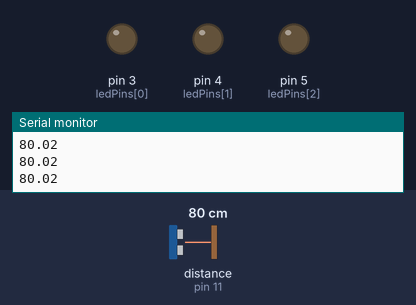
Bench run of a sketch on a simulated Arduino Uno, built with avr-gcc and run on an emulated ATmega328P. On the bench: output pins drawn as LEDs (lit = HIGH), the last lines printed to the serial monitor. Wiring (inferred from the names in the program): ultrasonic range finder: trigger pin 10; echo pin 11. Inputs (shaded band) come from the test bench; at power-on: distance to the obstacle (sensor on pin 11) 80 cm. The echo pulse lasts 58.3 µs per cm; pins used as bus, display or sensor lines are not drawn.

Above: at 1.3 s.
1.4 s: distance to the obstacle (sensor on pin 11) set to 65 cm
2.9 s: distance to the obstacle (sensor on pin 11) set to 57 cm
At 3.7 s:
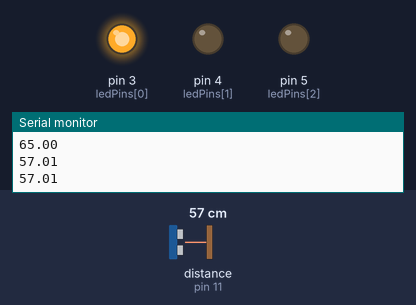
4.5 s: distance to the obstacle (sensor on pin 11) set to 44 cm
6.0 s: distance to the obstacle (sensor on pin 11) set to 37 cm
At 6.9 s:
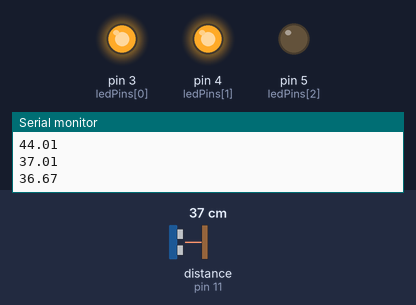
7.5 s: distance to the obstacle (sensor on pin 11) set to 22 cm
9.0 s: distance to the obstacle (sensor on pin 11) set to 19 cm
At 9.7 s:
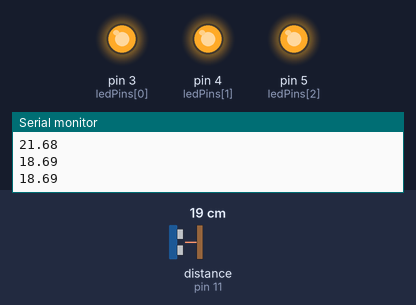
Timing chart, 0 to 11.5 s (numbered marks = the images above; inputs shaded):
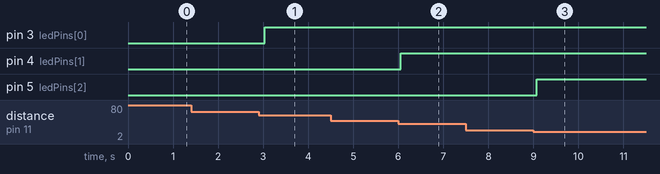

The sketch:

UseCalculateDistance.ino
```cpp
// Variables
int ledPins[] = {3, 4, 5};
int trigPin = 10, ecoPin = 11;

void setup() {
  // Serial Begin
  Serial.begin(9600);

  // Set pin modes
  pinMode(ecoPin, INPUT);
  pinMode(trigPin, OUTPUT);
  for(int i=0;i<3; i++){ pinMode(ledPins[i], OUTPUT); }
}

void loop() {
  // Clear TRIGPIN
  digitalWrite(trigPin, LOW);

  // Wait "2" microseconds
  delayMicroseconds(2);

  // Send Signal
  digitalWrite(trigPin, HIGH);

  // Wait "10" microseconds
  delayMicroseconds(10);

  // Clear Trig Pin
  digitalWrite(trigPin, LOW);

  // Calculate duration
  long duration = pulseIn(ecoPin, HIGH);

  // Calculate "cm"
  float cm = duration / 2 / 29.154;

  // Serial Println
if(cm <= 20)
  {
    openLight(0);
    openLight(1);
    openLight(2);
  }
  else if(cm <= 40)
  {
    openLight(0);
    openLight(1);
  }
  else if(cm <= 60)
  {
    openLight(0);
  }
  else
  {
    closeAllLed();
  }

  Serial.println(cm);

  // Delay
  delay(500);
}

void openLight(int index){
  digitalWrite(ledPins[index], HIGH);
}

void closeAllLed(){
  for(int i=0;i<3; i++){ digitalWrite(ledPins[i], LOW); }
}
```

Measured:
- the behaviour switches between 60 and 59 cm on distance to the obstacle (sensor on pin 11) (found by bisection; images 0 and 1)
- the behaviour switches between 40 and 39 cm on distance to the obstacle (sensor on pin 11) (found by bisection; images 1 and 2)
- the behaviour switches between 21 and 20 cm on distance to the obstacle (sensor on pin 11) (found by bisection; images 2 and 3)
- after the input at 2.9 s, pin 3 (ledPins[0]): LOW → HIGH after 0.14 s
- after the input at 6.0 s, pin 4 (ledPins[1]): LOW → HIGH after 0.06 s
- after the input at 9.0 s, pin 5 (ledPins[2]): LOW → HIGH after 0.07 s
